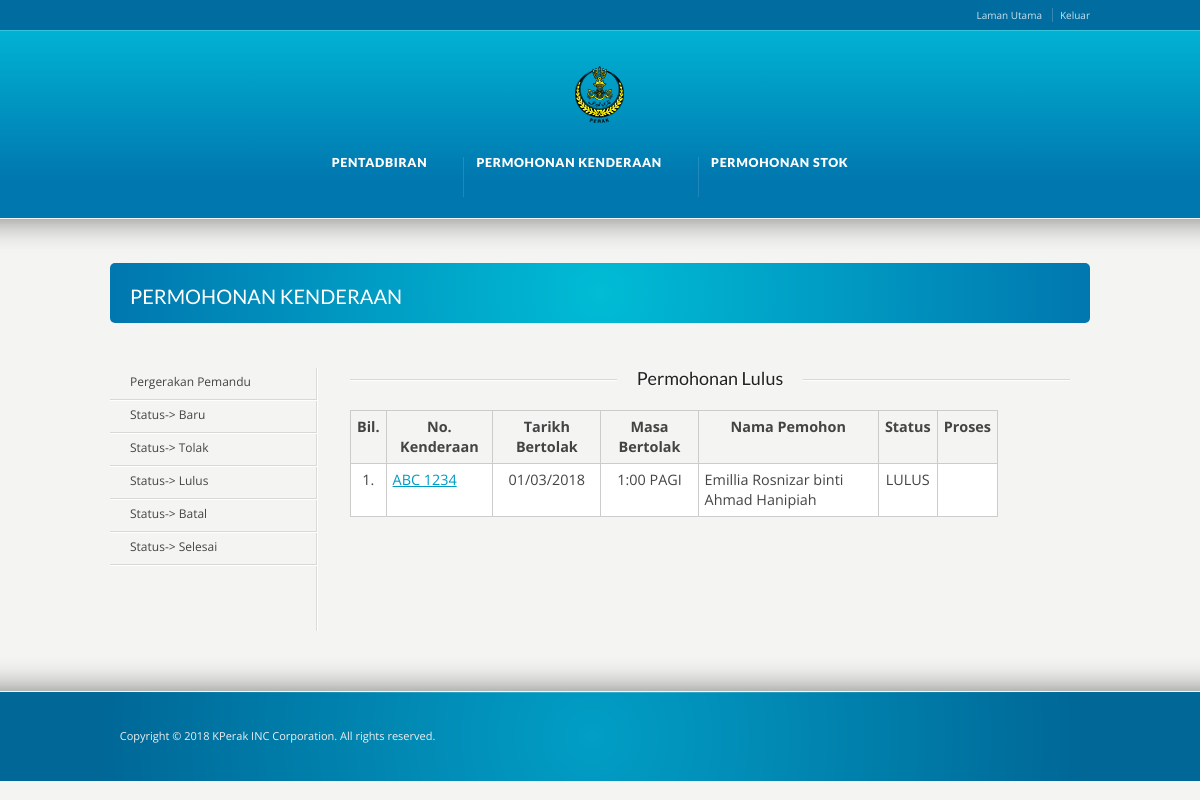
Page /kenderaan/index.php?uid=581009015523&typeid=5 (signed in) on the committed database.
### tables this page shows
CREATE TABLE IF NOT EXISTS `db_kenderaan` (
  `id` tinyint(4) NOT NULL AUTO_INCREMENT,
  `nama_pemohon` char(12) NOT NULL,
  `unit` tinyint(4) NOT NULL,
  `tujuan` varchar(100) NOT NULL,
  `bil_penumpang` tinyint(4) NOT NULL,
  `tarikh_bertolak` date NOT NULL,
  `tarikh_kembali` date NOT NULL,
  `waktu_bertolak` tinyint(4) NOT NULL,
  `waktu_kembali` tinyint(4) NOT NULL,
  `status_mohon` tinyint(4) NOT NULL,
  `tarikh_dari` date NOT NULL,
  `tarikh_hingga` date NOT NULL,
  `waktu_dari` tinyint(4) NOT NULL,
  `waktu_hingga` tinyint(4) NOT NULL,
  `tarikh_mohon` date NOT NULL,
  `nama_pemandu` tinyint(4) NOT NULL DEFAULT '0',
  `no_kenderaan` tinyint(4) NOT NULL DEFAULT '0',
  `butiran` varchar(100) DEFAULT NULL,
  `no_permohonan` smallint(6) NOT NULL DEFAULT '0',
  `pic_status` char(12) DEFAULT NULL,
  `tarikh_status` date DEFAULT NULL,
  `tstamp` timestamp NOT NULL DEFAULT CURRENT_TIMESTAMP ON UPDATE CURRENT_TIMESTAMP,
  `pejabat` tinyint(4) NOT NULL,
  PRIMARY KEY (`id`)
);

CREATE TABLE IF NOT EXISTS `db_no_kenderaan` (
  `id` tinyint(4) NOT NULL AUTO_INCREMENT,
  `nama` varchar(50) NOT NULL,
  `flag` tinyint(4) NOT NULL,
  `pejabat` tinyint(4) NOT NULL,
  PRIMARY KEY (`id`)
);

CREATE TABLE IF NOT EXISTS `tb_jam` (
  `id` tinyint(4) NOT NULL AUTO_INCREMENT,
  `masa_12` varchar(20) NOT NULL,
  PRIMARY KEY (`id`)
);

CREATE TABLE IF NOT EXISTS `tb_member` (
  `id` tinyint(4) NOT NULL AUTO_INCREMENT,
  `nama` varchar(100) NOT NULL DEFAULT '',
  `userid` char(12) NOT NULL,
  `password` varchar(20) NOT NULL DEFAULT '',
  `jawatan` tinyint(4) NOT NULL,
  `gred` tinyint(4) NOT NULL,
  `bahagian` tinyint(4) NOT NULL,
  `unit` tinyint(4) NOT NULL,
  `access_level` tinyint(1) NOT NULL,
  `flag` tinyint(4) NOT NULL,
  `t_stamp` timestamp NOT NULL DEFAULT CURRENT_TIMESTAMP ON UPDATE CURRENT_TIMESTAMP,
  `pejabat` tinyint(4) NOT NULL,
  PRIMARY KEY (`id`)
);

CREATE TABLE IF NOT EXISTS `tb_status_kenderaan` (
  `id` tinyint(4) NOT NULL AUTO_INCREMENT,
  `nama` varchar(50) NOT NULL,
  PRIMARY KEY (`id`)
);

### kenderaan/index.php (the view, shortened to what this page needs)
<?php
$uid = $_GET["uid"];
$typeid = $_GET["typeid"];
?>
<!DOCTYPE html>
<html lang="en-US">
<head>
<link rel="stylesheet" href="../style.css" type="text/css" media="all" />
<link rel="stylesheet" href="../css/_mobile.css" type="text/css" media="all" />
<?php include '../includes/color_scheme.php';?>
</head>
<body>
   <div id="tt-wide-layout" class="content-style-default">
      <div id="wrapper">
         <header role="banner" id="header">
            <div class="top-block">
               <?php include '../includes/top.php';?>
            </div>
            <div class="header-holder tt-logo-center">
               <div class="header-overlay">
                  <div class="header-area">
                     <?php include '../includes/logo.php';?>
					 <?php include '../includes/menu.php';?>
                  </div>
               </div>
            </div>
         </header>
         <div id="main">
            <div class="main-area">
               <div class="tools">
				   <div class="frame">
					<h1>PERMOHONAN KENDERAAN</h1>
				   </div>
				</div>
				<nav role="navigation" id="sub_nav">
				   <ul class="sub-menu">
					<li><a href="index.php?uid=<?php echo $uid;?>&typeid=1">Pergerakan Pemandu</a></li>
					<li><a href="index.php?uid=<?php echo $uid;?>&typeid=2">Status-> Baru</a></li>
					<li><a href="index.php?uid=<?php echo $uid;?>&typeid=3">Status-> Tolak</a></li>
					<li><a href="index.php?uid=<?php echo $uid;?>&typeid=5">Status-> Lulus</a></li>
					<li><a href="index.php?uid=<?php echo $uid;?>&typeid=6">Status-> Batal</a></li>
					<li><a href="index.php?uid=<?php echo $uid;?>&typeid=7">Status-> Selesai</a></li>
				   </ul>
				</nav>
				<main role="main" id="content" class="content-left-nav">
					<?php if ($typeid == 1){?>
						<h4 class="heading-horizontal" style="margin:0px 0 20px 0;"><span>Pergerakan Pemandu</span></h4>
						<?php
						$sql3 = "SELECT pejabat FROM tb_member WHERE userid = ".$uid;
						$result3 = mysqli_query($conn, $sql3);
							if (mysqli_num_rows($result3) > 0) {
								while($row3 = mysqli_fetch_assoc($result3)) {
									$id_pejabat = $row3["pejabat"];
								}
							}
						?>
						<p><a class="ka_button small_button small_coolblue" href="#" onclick="JavaScript:newPopup1('proses/mohon_kenderaan.php?uid=<?php echo $uid;?>&pejabat=<?php echo $id_pejabat;?>&typeid=1')">Permohonan Baru</a></p>
						<?php
						$sql = "SELECT * FROM db_pemandu WHERE flag = 0 and pejabat = ".$id_pejabat." ORDER BY nama";
						$result = mysqli_query($conn, $sql);
							if (mysqli_num_rows($result) > 0) {
								while($row = mysqli_fetch_assoc($result)) {
									echo "<strong>";
									echo $row["nama"];
									echo "</strong>";
						?>
								<div style="overflow-x:auto;">
								  <table>
									<tr>
									  <td style="text-align:center"><strong>Bil.</strong></td>
									  <td style="text-align:center"><strong>Tarikh Mohon</strong></td>
									  <td style="text-align:center"><strong>Tarikh Bertolak</strong></td>
									  <td style="text-align:center"><strong>Tarikh Kembali</strong></td>
									  <td style="text-align:center"><strong>Masa Bertolak</strong></td>
									  <td style="text-align:center"><strong>Masa Kembali</strong></td>
									  <td style="text-align:center"><strong>No. Kenderaan</strong></td>
									  <td style="text-align:center"><strong>Nama Pemohon</strong></td>
									</tr>
									<?php
									$x = 1;
									$sql2 = "SELECT * FROM db_kenderaan WHERE status_mohon = 4 AND nama_pemandu = ".$row["id"]." ORDER BY id desc";
									$result2 = mysqli_query($conn, $sql2);
										if (mysqli_num_rows($result2) > 0) {
											while($row2 = mysqli_fetch_assoc($result2)) {
									?>
										<tr>
										  <td style="text-align:center"><?php echo $x;?></td>
										  <td style="text-align:center">
											<?php
											$yyyy0 = substr($row2["tarikh_mohon"],0,4);
											$mm0 = substr($row2["tarikh_mohon"],5,2);
											$dd0 = substr($row2["tarikh_mohon"],8,2);
											echo $dd0."/".$mm0."/".$yyyy0;
											?>
										  <td style="text-align:center">
											<?php
											$yyyy1 = substr($row2["tarikh_bertolak"],0,4);
											$mm1 = substr($row2["tarikh_bertolak"],5,2);
											$dd1 = substr($row2["tarikh_bertolak"],8,2);
											echo $dd1."/".$mm1."/".$yyyy1;
											?>
										  </td>
										  <td style="text-align:center">
											<?php
											$yyyy2 = substr($row2["tarikh_kembali"],0,4);
											$mm2 = substr($row2["tarikh_kembali"],5,2);
											$dd2 = substr($row2["tarikh_kembali"],8,2);
											echo $dd2."/".$mm2."/".$yyyy2;
											?>
										  </td>
										  <td style="text-align:center">
											<?php
												$sql22 = "SELECT masa_12 FROM tb_jam WHERE id = ".$row2["waktu_bertolak"];
												$result22 = mysqli_query($conn, $sql22);
													if (mysqli_num_rows($result22) > 0) {
														while($row22 = mysqli_fetch_assoc($result22)) {
															echo $row22["masa_12"];
														}
													}
											?>
										  </td>
										  <td style="text-align:center">
											<?php
												$sql23 = "SELECT masa_12 FROM tb_jam WHERE id = ".$row2["waktu_kembali"];
												$result23 = mysqli_query($conn, $sql23);
													if (mysqli_num_rows($result23) > 0) {
														while($row23 = mysqli_fetch_assoc($result23)) {
															echo $row23["masa_12"];
														}
													}
											?>
										  </td>
										  <td style="text-align:center">
										  <?php
											$sql21 = "SELECT nama FROM db_no_kenderaan WHERE id = ".$row2["no_kenderaan"];
											$result21 = mysqli_query($conn, $sql21);
												if (mysqli_num_rows($result21) > 0) {
													while($row21 = mysqli_fetch_assoc($result21)) {
														echo $row21["nama"];
													}
												}else{
													echo "";
												}
										  ?>
										  </td>
										  <td style="text-align:left">
											<?php
												$sql24 = "SELECT nama FROM tb_member WHERE userid = ".$row2["nama_pemohon"];
												$result24 = mysqli_query($conn, $sql24);
													if (mysqli_num_rows($result24) > 0) {
														while($row24 = mysqli_fetch_assoc($result24)) {
															echo $row24["nama"];
														}
													}
											?>
										  </td>
										</tr>
									<?php
									$x = $x + 1 ;
											}
										}
									?>
								  </table>
								</div>
								<br />
						<?php
								}
							}
						?>
					<?php }elseif ($typeid == 5){?>
						<h4 class="heading-horizontal" style="margin:0px 0 20px 0;"><span>Permohonan Lulus</span></h4>
						<div style="overflow-x:auto;">
						  <table>
							<tr>
							  <td style="text-align:center"><strong>Bil.</strong></td>
							  <td style="text-align:center"><strong>No. Kenderaan</strong></td>
							  <td style="text-align:center"><strong>Tarikh Bertolak</strong></td>
							  <td style="text-align:center"><strong>Masa Bertolak</strong></td>
							  <td style="text-align:center"><strong>Nama Pemohon</strong></td>
							  <td style="text-align:center"><strong>Status</strong></td>
							  <td style="text-align:center"><strong>Proses</strong></td>
							</tr>
							<?php
							$x = 1;
							$sql = "SELECT * FROM db_kenderaan WHERE status_mohon = 4 ORDER BY id desc";
							$result = mysqli_query($conn, $sql);
								if (mysqli_num_rows($result) > 0) {
									while($row = mysqli_fetch_assoc($result)) {
							?>
							<tr>
							  <td style="text-align:center"><?php echo $x;?>.</td>
							  <td><a href="#" onclick="JavaScript:newPopup1('proses/papar_kenderaan.php?id=<?php echo $row["id"];?>')">
								  <?php
									$sql24 = "SELECT nama FROM db_no_kenderaan WHERE id = ".$row["no_kenderaan"];
									$result24 = mysqli_query($conn, $sql24);
										if (mysqli_num_rows($result24) > 0) {
											while($row24 = mysqli_fetch_assoc($result24)) {
												echo $row24["nama"];
											}
										}else{
											echo "";
										}
								  ?>
							  </a></td>
							  <td style="text-align:center">
								<?php
								$yyyy1 = substr($row["tarikh_bertolak"],0,4);
								$mm1 = substr($row["tarikh_bertolak"],5,2);
								$dd1 = substr($row["tarikh_bertolak"],8,2);
								echo $dd1."/".$mm1."/".$yyyy1;
								?>
							  </td>
							  <td style="text-align:center">
								<?php
									$sql21 = "SELECT masa_12 FROM tb_jam WHERE id = ".$row["waktu_bertolak"];
									$result21 = mysqli_query($conn, $sql21);
										if (mysqli_num_rows($result21) > 0) {
											while($row21 = mysqli_fetch_assoc($result21)) {
												echo $row21["masa_12"];
											}
										}
								?>
							  </td>
							  <td style="text-align:left">
								<?php
									$sql22 = "SELECT nama FROM tb_member WHERE userid = ".$row["nama_pemohon"];
									$result22 = mysqli_query($conn, $sql22);
										if (mysqli_num_rows($result22) > 0) {
											while($row22 = mysqli_fetch_assoc($result22)) {
												echo $row22["nama"];
											}
										}
								?>
							  </td>
							  <td style="text-align:center">
								<?php
									$sql23 = "SELECT nama FROM tb_status_kenderaan WHERE id = ".$row["status_mohon"];
									$result23 = mysqli_query($conn, $sql23);
										if (mysqli_num_rows($result23) > 0) {
											while($row23 = mysqli_fetch_assoc($result23)) {
												echo $row23["nama"];
											}
										}
								?>
							  </td>
								<td>
								</td>
							</tr>
							<?php
								$x = $x + 1;
									}
								}
							?>
						  </table>
						</div>
					<?php }else{?>
						<h4>error</h4>
					<?php }?>
					<br class="clear" />
                </main>
            </div>
         <div id="footer-top">&nbsp;</div>
      </div>
         <footer role="contentinfo" id="footer">
			<?php include '../includes/footer.php';?>
		</footer>
</div>
</div>
</body>
</html>

### css/karma-sky-blue.css (style rules this page uses)
.top-block, .top-block ul.sf-menu li ul, #footer-callout, #tt-slider-full-width { background: #006C9F; }
.header-holder, #footer { border-top: 1px solid #32C4DD; background-color: #0077AF; background-image: linear-gradient(to bottom, #01B2D3, #0077AF); background-image: -webkit-gradient(linear, left top, left bottom, from(#01B2D3), to(#0077AF)); background-image: -webkit-linear-gradient(top, #01B2D3, #0077AF); background-image: -moz-linear-gradient(top, #01B2D3, #0077AF); background-image: -webkit-linear-gradient(top, #01B2D3, #0077AF); background-image: -o-linear-gradient(top, #01B2D3, #0077AF); background-image: ms-linear-gradient(to bottom, #01B2D3, #0077AF); -pie-background: linear-gradient(to bottom, #01B2D3, #0077AF); }
.header-holder.tt-logo-center { background-image: linear-gradient(to bottom, #01B2D3, #0077AF 80%); -pie-background: linear-gradient(to bottom, #01B2D3, #0077AF 80%); }
#footer { background-image: linear-gradient(to bottom, #01B2D3, #0077AF 64%); -pie-background: linear-gradient(to bottom, #01B2D3, #0077AF 64%); }
.top-block, .top-block a, #header .toolbar-left li, #header .toolbar-right li { color: rgba(255,255,255, 0.8); }
#footer, #footer p, #footer ul, #footer_bottom, #footer_bottom p, #footer_bottom ul, #footer #mc_signup_form label { color: #EEE; }

### css/secondary-sky-blue.css (style rules this page uses)
.jquery1-slider-wrap, .tools { background-color: #00BCD5; background: -webkit-gradient(radial, center center, 0, center center, 460, from(#00BCD5), to(#0077AF)); background: -webkit-radial-gradient(circle, #00BCD5, #0077AF); background: -moz-radial-gradient(circle, #00BCD5, #0077AF); background: -ms-radial-gradient(circle, #00BCD5, #0077AF); }
a, p a strong, .link-top, .tt_comment_required, ul.tt-recent-posts h4, span.required, ul.list li, ul.list1 li:before, ul.list2 li:before, ul.list3 li:before, ul.list4 li:before, ul.list5 li:before, ul.list6 li:before, ul.list7 li:before, ul.list8 li:before, #sidebar ul li:before, #sub_nav ul li .sub-menu li:before, #sub_nav ul li .sub-menu li .sub-menu li:before, #sidebar ul li, #sub_nav ul li .sub-menu a, #sub_nav ul li .sub-menu li.current_page_item a, #sub_nav ul ul a, #sub_nav ul ul a:hover, #sub_nav ul li.current_page_item ul li a, #sub_nav ul li.current_page_parent ul li.current_page_item a, #sub_nav.nav_right_sub_nav ul ul a, #sub_nav.nav_right_sub_nav ul ul a:hover, #sub_nav.nav_right_sub_nav ul li.current_page_item ul li a, #sub_nav.nav_right_sub_nav ul li.current_page_parent ul li.current_page_item a, #sub_nav .sub_nav_sidebar .textwidget ul li, #sub_nav .sub_nav_sidebar a, i.discussion-title, #sidebar ul.social_icons.tt_vector_social_icons a:after, #content p.team-member-title { color: #009BC3; }

### kenderaan/index.php (style rules this page uses)
table { border-collapse: collapse; border-spacing: 0; width: 90%; }
th, td { border: 1px solid #ccc; text-align: left; padding: 8px; }
tr:nth-child(even) { background-color: #fff }

### rows in the picture
db_kenderaan: tarikh_bertolak "01", tarikh_bertolak "03", tarikh_bertolak "2018"
db_no_kenderaan: nama "ABC 1234"
tb_jam: masa_12 "1:00 PAGI"
tb_member: nama "Emillia Rosnizar binti Ahmad Hanipiah"
tb_status_kenderaan: nama "LULUS"
